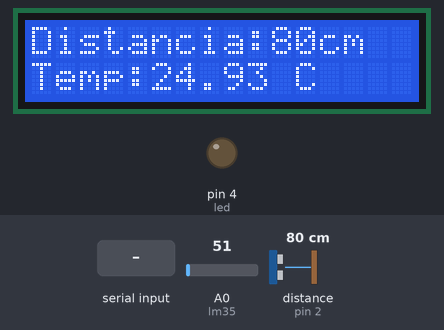
Recording of a sketch running on a simulated Arduino Uno, built with avr-gcc and run on an emulated ATmega328P. Shown: 16×2 character LCD, output pins drawn as LEDs (lit = HIGH). Wiring (inferred from the names in the program): ultrasonic range finder: trigger pin 3; echo pin 2. The inputs (shaded band) are chosen by the test bench; at power-on: distance to the obstacle (sensor on pin 2) 80 cm, A0 (lm35) = 51. The echo pulse lasts 58.3 µs per cm; pins used as bus, display or sensor lines are not drawn; what the sketch prints to the serial monitor is not drawn.

Above: at 1.2 s.
1.3 s: distance to the obstacle (sensor on pin 2) set to 2 cm
At 2.2 s:
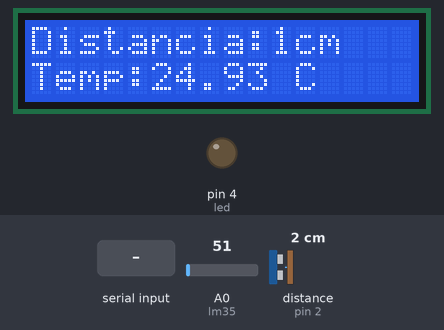
5.0 s: "A" received over Serial
At 5.5 s:
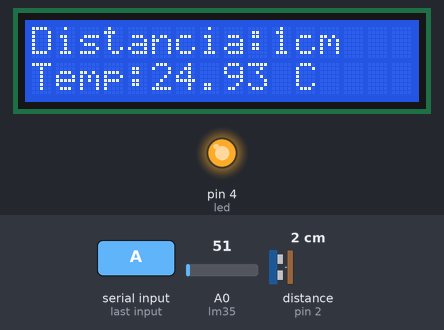
8.2 s: A0 (lm35) set to 61
At 8.7 s:
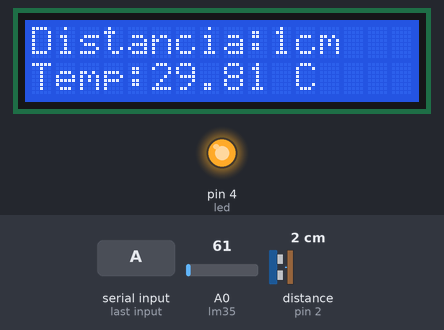
9.9 s: distance to the obstacle (sensor on pin 2) set to 4 cm
At 10.7 s:
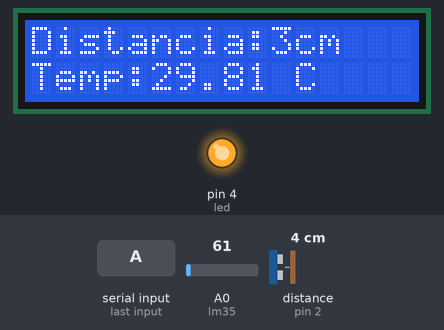
11.5 s: A0 (lm35) set to 71
At 12.0 s:
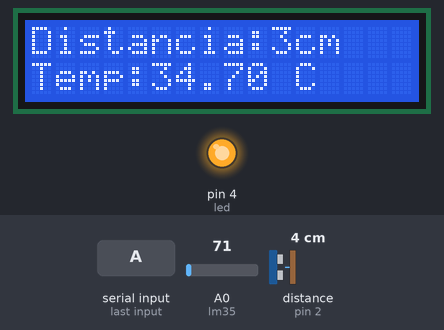
13.2 s: distance to the obstacle (sensor on pin 2) set to 9 cm
At 14.0 s:
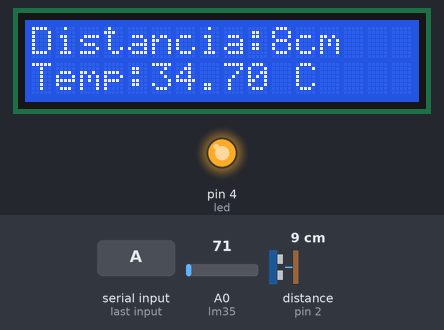
Timing chart, 0 to 15.8 s (numbered marks = the images above; inputs shaded):
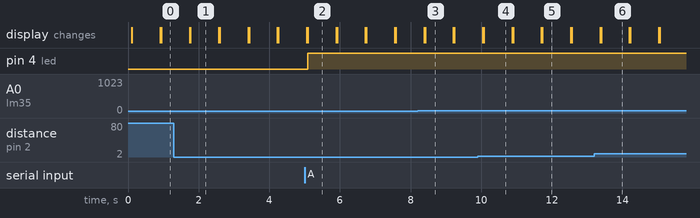

Measured:
- after the input at 1.3 s, the display: first differs from a run without the input after 0.47 s (image 1)
- after the input at 5.0 s, pin 4 (led): LOW → HIGH after 0.09 s
- after the input at 8.2 s, the display: first differs from a run without the input after 0.21 s (image 3)
- after the input at 9.9 s, the display: first differs from a run without the input after 0.17 s (image 4)
- after the input at 11.5 s, the display: first differs from a run without the input after 0.23 s (image 5)
- after the input at 13.2 s, the display: first differs from a run without the input after 0.19 s (image 6)
- what the display in image 1 shows lasts 0.8 s, from 1.8 s to 2.6 s

The sketch:

Practica_1-Sensores-con-BT.ino
```cpp
#include<LiquidCrystal_I2C.h> //Librería para hacer uso del LCD con la Interface

LiquidCrystal_I2C lcd (0x27, 16, 2); //LCD

int BT = 0;                      //Variable para recibir los estados del Bluetooth
//***************SU***************//

//ECHO
int const echo = 2;
//TRIGGER
int const trigger = 3;
//DISTANCIA
long distSU;

//***************/SU***************//
//***************LED & LM35***************//

int const lm35 = A0;
float temp;                      //Variable para recibir la temperatura
int const led = 4;               //Puerto del LED
int estadoLed = 0;               //Estado inicial del LED

//***************/LED & LM35***************//

void setup() {
  //Inicializar el Serial a 9600 Baudios
  Serial.begin(9600);

  pinMode(echo,INPUT);            //Echo de entrada
  pinMode(trigger,OUTPUT);        //Disparo de Salida
  pinMode(led,OUTPUT);            //Led de salida

  //**************LCD**************//
  //Variables para el control del Display con I2C
  lcd.init();
  lcd.backlight();
  lcd.clear();

  //**************/LCD**************//
}//setup

void loop() {

  lcd.clear();                     //Se limpia el Display

  pulsoTrigger();                  //Se manda un pulso
  distSU = obtEcho();              //Variable que almacena la distancia

  temp = temperatura();            //Variable que almacena la temperatura

  //Distancia
  lcd.setCursor(0,0);              //Posicionar el cursor en 0,0 (el display va de 0,0 a 15,1)
  lcd.print("Distancia:");
  lcd.setCursor(10,0);
  lcd.print(distSU);
  lcd.print("cm");

  //Temperatura
  lcd.setCursor(0,1);
  lcd.print("Temp:");
  lcd.print(temp);
  lcd.print(" C");

  if(Serial.available()>0){
    BT = Serial.read();             //Si el BT recibe un dato, se almacena en esta variable
  }
  //ON-LED
  if(BT =='A'){                     //Si el estado del BT cambia a 'A' enciende el LED
    digitalWrite(led, HIGH);
  }
  //OFF-LED
  if(BT == 'B'){                    //Si el estado del BT cambia a 'B' apaga el LED
    digitalWrite(led,LOW);
  }

  bluetooth(distSU,temp);           //Funcion que manda los datos de los sensores al arduino

  delay(800);                       //Tiempo de Espera
}//loop

//*******************BT*********************//
//Funcion de escritura del BT, recibe las variables de los sensores y las manda a la App
void bluetooth(long ultra, float stLM35){
  Serial.print(stLM35);
  Serial.print(String("|"));        //Marca para hacer el Salto de línea
  Serial.print(ultra);
  Serial.print(String("|"));
}
//*******************/BT*********************//

//***************Funciones US***************//
//Función para obtener un pulso
void pulsoTrigger() {
  digitalWrite(trigger, LOW);       //Se apaga el Trigger por 2ms
  delayMicroseconds(2);
  digitalWrite(trigger, HIGH);      //Generación de pulso en el trigger por 10ms
  delayMicroseconds(10);
  digitalWrite(trigger, LOW);       //Se apaga el Trigger
}//pulsoTrigger

//Función para captar un pulso a travez del echo
long obtEcho() {
  long duracion, distancia;         //Variables auxiliares
  duracion = pulseIn(echo, HIGH);   //La duración es igual al tiempo que tarda en llegar el pulso
  distancia = (duracion / 2) / 29;  //La distancia es igual a la mitad de la duracion entre 29

  return distancia;                 //Se retorna la distancia
}//obtEcho

//***************/Funciones US***************//
//***************Funcion LM35***************//
//Obtener la Temperatura
float temperatura(){
  int valor = analogRead(lm35);
  float grados = (float(valor) / 1023) * 500.0;
  return grados;
}

//***************/Funcion LM35***************//
```
